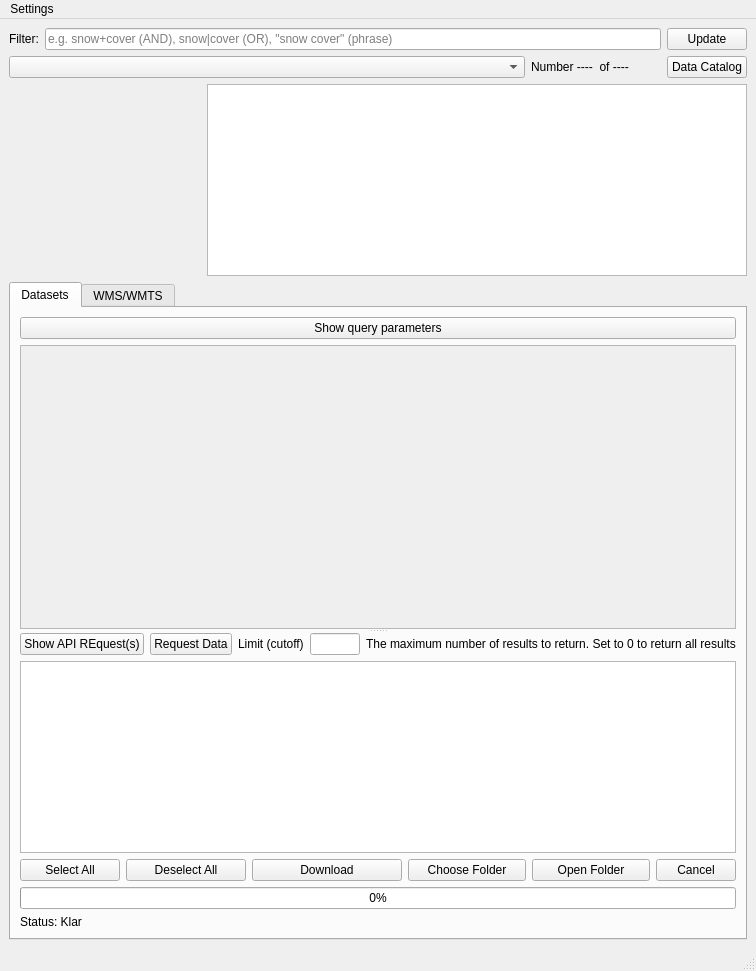
<?xml version="1.0" encoding="UTF-8"?>
<ui version="4.0">
 <class>UIForm</class>
 <widget class="QMainWindow" name="UIForm">
  <property name="geometry">
   <rect>
    <x>0</x>
    <y>0</y>
    <width>756</width>
    <height>971</height>
   </rect>
  </property>
  <widget class="QWidget" name="centralwidget">
   <layout class="QVBoxLayout" name="verticalLayout">
    <item>
     <layout class="QHBoxLayout" name="filterLayout">
      <item>
       <widget class="QLabel" name="lblFilter">
        <property name="text">
         <string>Filter:</string>
        </property>
       </widget>
      </item>
      <item>
       <widget class="QLineEdit" name="txtFilter">
        <property name="placeholderText">
         <string>e.g. snow+cover (AND), snow|cover (OR), "snow cover" (phrase)</string>
        </property>
       </widget>
      </item>
      <item>
       <widget class="QPushButton" name="load_datasetsButton">
        <property name="text">
         <string>Update</string>
        </property>
       </widget>
      </item>
     </layout>
    </item>
    <item>
     <layout class="QHBoxLayout" name="datasetLayout">
      <item>
       <widget class="QComboBox" name="datasetComboBox"/>
      </item>
      <item>
       <widget class="QLabel" name="labelCount">
        <property name="maximumSize">
         <size>
          <width>130</width>
          <height>16777215</height>
         </size>
        </property>
        <property name="text">
         <string>Number ----  of ---- </string>
        </property>
       </widget>
      </item>
      <item>
       <widget class="QPushButton" name="dataCatalogButton">
        <property name="sizePolicy">
         <sizepolicy hsizetype="Fixed" vsizetype="Fixed">
          <horstretch>0</horstretch>
          <verstretch>0</verstretch>
         </sizepolicy>
        </property>
        <property name="text">
         <string>Data Catalog</string>
        </property>
       </widget>
      </item>
     </layout>
    </item>
    <item>
     <layout class="QHBoxLayout" name="dataset_layout">
      <item>
       <widget class="QLabel" name="imageLabel">
        <property name="minimumSize">
         <size>
          <width>192</width>
          <height>192</height>
         </size>
        </property>
        <property name="maximumSize">
         <size>
          <width>192</width>
          <height>192</height>
         </size>
        </property>
        <property name="scaledContents">
         <bool>true</bool>
        </property>
       </widget>
      </item>
      <item>
       <widget class="QTextEdit" name="datasetDetails">
        <property name="sizePolicy">
         <sizepolicy hsizetype="Expanding" vsizetype="Fixed">
          <horstretch>0</horstretch>
          <verstretch>0</verstretch>
         </sizepolicy>
        </property>
       </widget>
      </item>
     </layout>
    </item>
    <item>
     <widget class="QTabWidget" name="tabWidget">
      <property name="currentIndex">
       <number>0</number>
      </property>
      <widget class="QWidget" name="tab1">
       <attribute name="title">
        <string>Datasets</string>
       </attribute>
       <layout class="QVBoxLayout" name="tab1Layout">
        <item>
         <layout class="QHBoxLayout" name="queryButtonLayout">
          <item>
           <widget class="QPushButton" name="viewQueryButton">
            <property name="text">
             <string>Show query parameters</string>
            </property>
           </widget>
          </item>
         </layout>
        </item>
        <item>
         <widget class="QSplitter" name="splitterQueryForm">
          <property name="orientation">
           <enum>Qt::Vertical</enum>
          </property>
          <widget class="QScrollArea" name="scrollArea">
           <property name="sizePolicy">
            <sizepolicy hsizetype="Expanding" vsizetype="Expanding">
             <horstretch>0</horstretch>
             <verstretch>30</verstretch>
            </sizepolicy>
           </property>
           <property name="minimumSize">
            <size>
             <width>0</width>
             <height>0</height>
            </size>
           </property>
           <property name="baseSize">
            <size>
             <width>0</width>
             <height>0</height>
            </size>
           </property>
           <property name="widgetResizable">
            <bool>true</bool>
           </property>
           <widget class="QWidget" name="scrollWidget">
            <property name="geometry">
             <rect>
              <x>0</x>
              <y>0</y>
              <width>712</width>
              <height>263</height>
             </rect>
            </property>
            <layout class="QVBoxLayout" name="formLayout"/>
           </widget>
          </widget>
          <widget class="QWidget" name="searchControlsWrapper">
           <layout class="QVBoxLayout">
            <item>
             <layout class="QHBoxLayout">
              <item>
               <widget class="QPushButton" name="showRequestButton">
                <property name="text">
                 <string>Show API REquest(s)</string>
                </property>
               </widget>
              </item>
              <item>
               <widget class="QPushButton" name="requestDataButton">
                <property name="text">
                 <string>Request Data</string>
                </property>
               </widget>
              </item>
              <item>
               <widget class="QLabel" name="labelLimit">
                <property name="text">
                 <string>Limit (cutoff)</string>
                </property>
               </widget>
              </item>
              <item>
               <widget class="QLineEdit" name="limitLineEdit"/>
              </item>
              <item>
               <widget class="QLabel" name="labelDescription">
                <property name="text">
                 <string>The maximum number of results to return. Set to 0 to return all results</string>
                </property>
               </widget>
              </item>
             </layout>
            </item>
            <item>
             <widget class="QListWidget" name="fileListWidget">
              <property name="selectionMode">
               <enum>QAbstractItemView::MultiSelection</enum>
              </property>
             </widget>
            </item>
            <item>
             <layout class="QHBoxLayout" name="buttonLayout">
              <item>
               <widget class="QPushButton" name="selectAllButton">
                <property name="minimumSize">
                 <size>
                  <width>100</width>
                  <height>0</height>
                 </size>
                </property>
                <property name="maximumSize">
                 <size>
                  <width>100</width>
                  <height>16777215</height>
                 </size>
                </property>
                <property name="text">
                 <string>Select All</string>
                </property>
               </widget>
              </item>
              <item>
               <widget class="QPushButton" name="clearAllButton">
                <property name="minimumSize">
                 <size>
                  <width>120</width>
                  <height>0</height>
                 </size>
                </property>
                <property name="maximumSize">
                 <size>
                  <width>120</width>
                  <height>16777215</height>
                 </size>
                </property>
                <property name="text">
                 <string>Deselect All</string>
                </property>
               </widget>
              </item>
              <item>
               <widget class="QPushButton" name="downloadButton">
                <property name="sizePolicy">
                 <sizepolicy hsizetype="Expanding" vsizetype="Preferred">
                  <horstretch>1</horstretch>
                  <verstretch>0</verstretch>
                 </sizepolicy>
                </property>
                <property name="maximumSize">
                 <size>
                  <width>150</width>
                  <height>16777215</height>
                 </size>
                </property>
                <property name="text">
                 <string>Download</string>
                </property>
               </widget>
              </item>
              <item>
               <widget class="QPushButton" name="btn_download_location">
                <property name="maximumSize">
                 <size>
                  <width>175</width>
                  <height>16777215</height>
                 </size>
                </property>
                <property name="text">
                 <string>Choose Folder</string>
                </property>
               </widget>
              </item>
              <item>
               <widget class="QPushButton" name="btn_open_file_location">
                <property name="maximumSize">
                 <size>
                  <width>175</width>
                  <height>16777215</height>
                 </size>
                </property>
                <property name="text">
                 <string>Open Folder</string>
                </property>
               </widget>
              </item>
              <item>
               <widget class="QPushButton" name="cancelButton">
                <property name="maximumSize">
                 <size>
                  <width>80</width>
                  <height>16777215</height>
                 </size>
                </property>
                <property name="text">
                 <string>Cancel</string>
                </property>
               </widget>
              </item>
             </layout>
            </item>
            <item>
             <widget class="QProgressBar" name="progressBar">
              <property name="minimum">
               <number>0</number>
              </property>
              <property name="maximum">
               <number>100</number>
              </property>
              <property name="value">
               <number>0</number>
              </property>
              <property name="textVisible">
               <bool>true</bool>
              </property>
             </widget>
            </item>
            <item>
             <widget class="QLabel" name="statusLabel">
              <property name="text">
               <string>Status: Klar</string>
              </property>
             </widget>
            </item>
           </layout>
          </widget>
         </widget>
        </item>
       </layout>
      </widget>
      <widget class="QWidget" name="tab2">
       <attribute name="title">
        <string>WMS/WMTS</string>
       </attribute>
       <layout class="QVBoxLayout" name="tab2Layout">
        <item>
         <layout class="QHBoxLayout" name="layerSelectionLayout">
          <item>
           <layout class="QVBoxLayout" name="comboBoxLayout">
            <item>
             <layout class="QHBoxLayout">
              <item>
               <widget class="QLabel" name="labelSearchWMS">
                <property name="text">
                 <string>Filter layers (highlight in text)</string>
                </property>
               </widget>
              </item>
              <item>
               <widget class="QLineEdit" name="txtSearchWMS"/>
              </item>
             </layout>
            </item>
            <item>
             <widget class="QSplitter" name="splitterWMS">
              <property name="orientation">
               <enum>Qt::Vertical</enum>
              </property>
              <widget class="QTreeView" name="treeViewWMS"/>
              <widget class="QPlainTextEdit" name="txt_info">
               <property name="readOnly">
                <bool>true</bool>
               </property>
              </widget>
             </widget>
            </item>
           </layout>
          </item>
         </layout>
        </item>
        <item>
         <widget class="QPushButton" name="addToLayersButton">
          <property name="text">
           <string>Add to Layers</string>
          </property>
         </widget>
        </item>
       </layout>
      </widget>
     </widget>
    </item>
   </layout>
  </widget>
  <widget class="QMenuBar" name="menuBar">
   <property name="geometry">
    <rect>
     <x>0</x>
     <y>0</y>
     <width>756</width>
     <height>22</height>
    </rect>
   </property>
   <widget class="QMenu" name="menuSettings">
    <property name="title">
     <string>Settings</string>
    </property>
    <addaction name="actionUser"/>
    <addaction name="actionTerms"/>
    <addaction name="actionPaths"/>
    <addaction name="actionLimit"/>
   </widget>
   <addaction name="menuSettings"/>
  </widget>
  <widget class="QStatusBar" name="statusBar"/>
  <action name="actionUser">
   <property name="text">
    <string>User</string>
   </property>
  </action>
  <action name="actionTerms">
   <property name="text">
    <string>Terms and Conditions</string>
   </property>
  </action>
  <action name="actionPaths">
   <property name="text">
    <string>Paths</string>
   </property>
  </action>
  <action name="actionLimit">
   <property name="text">
    <string>Set limit in search</string>
   </property>
  </action>
 </widget>
 <resources/>
 <connections/>
</ui>
